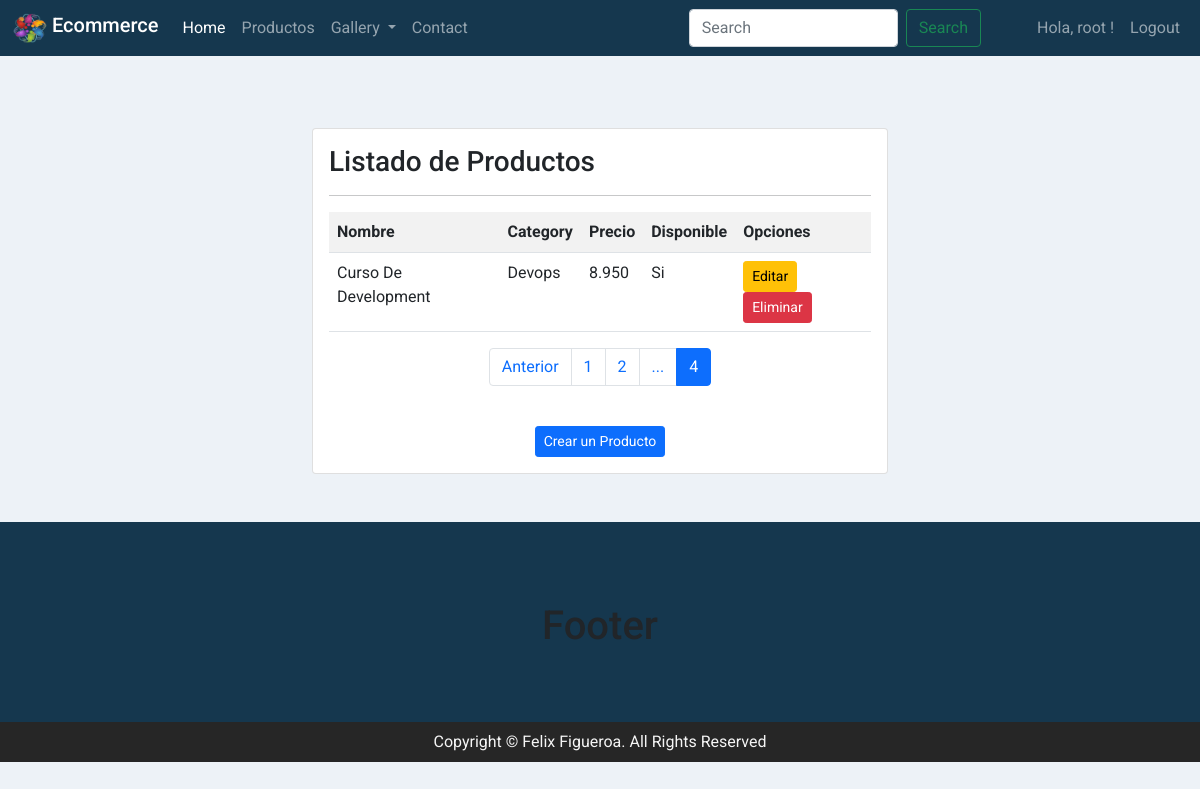
The page /listar-productos?page=4 (signed in) on the database as committed earlier.
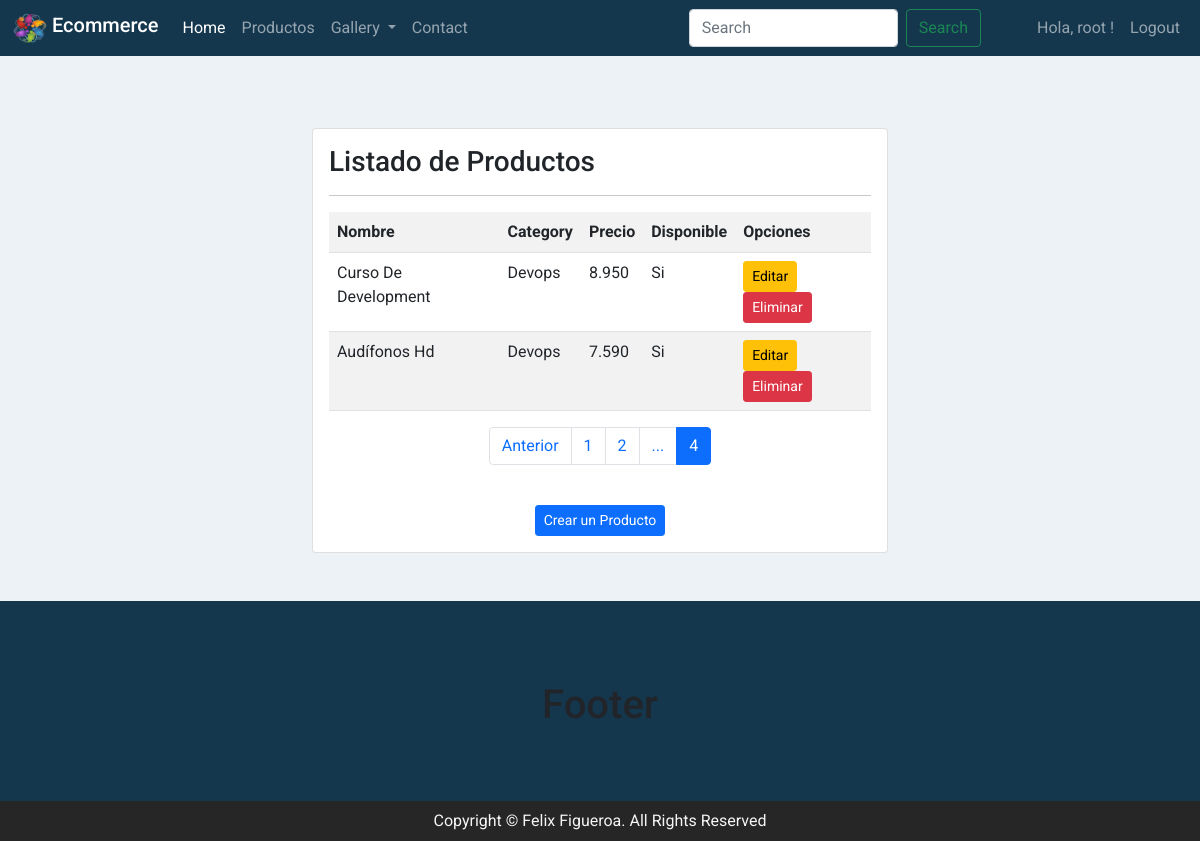
The same page on the database as committed later.
### app1/models.py (models this page shows, shortened)
class Producto(models.Model):
    nombre = models.CharField(max_length=50)
    category = models.ForeignKey(Category, on_delete=models.PROTECT)
    precio = models.IntegerField()
    description = models.TextField()
    disponible = models.BooleanField()
    fecha_fabricacion = models.DateTimeField()
    imagen = models.ImageField(upload_to="productos",null=True)
    '''Cuando agregamos un nuevo campo al modelo existente,
    debe ser null o al menos debe tener un valor por defecto,
    porque ya hay datos almacenados en el modelo'''

class Category(models.Model):
    nombre = models.CharField(max_length=50)
    def __str__(self):
        return self.nombre

### app1/views.py (the view)
@permission_required('app1.view_producto')
def listar_productos(request):
    productos = Producto.objects.all()
    page = request.GET.get('page', 1)
    try:
        paginator = Paginator(productos, 4)
        productos = paginator.page(page)
    except:
        raise Http404
    data = {
        'entity': productos,
        'paginator': paginator
    }
    return render(request, 'producto/listar.html', data)

### app1/templates/producto/listar.html (shortened to what this page needs)
{% extends 'app/base.html' %}
{% block contenido %}
{% load humanize %}
<div class="row">
    <div class="col"></div>
    <div class="col-12 col-md-6">
        <div class="card">
            <div class="card-body">
                <h3>Listado de Productos</h3>
                <hr>
                <div class="table-responsive-sm">
                    <table class="table table-striped table-hover">
                        <tr>
                            <th>Nombre</th>
                            <th>Category</th>
                            <th>Precio</th>
                            <th>Disponible</th>
                            <th>Opciones</th>
                        </tr>
                        {% for p in entity %}
                        <tr>
                            <td>{{p.nombre | title}}</td>
                            <td>{{p.category | capfirst}}</td>
                            <td>{{p.precio | intcomma }}</td>
                            <td>
                                {% if p.disponible %}
                                    Si
                                {% else %}
                                    No
                                {% endif %}
                            </td>
                            <td>
                                {% if perms.app1.change_producto %}
                                <a href="{% url 'modificar_producto' p.id %}" class= "btn btn-warning btn-sm">Editar</a>
                                {% endif %}
                                {% if perms.app1.delete_producto %}
                                <a href="#" onclick="eliminarProducto({{ p.id }})" class="btn btn-danger btn-sm">Eliminar</a>
                                {% endif %}
                            </td>
                        {% endfor %}
                    </table>
                    <div>
                        {% include 'app/paginator.html' %}
                    </div>
                </div>
                <br>
                <div class="d-flex justify-content-center">
                    {% if perms.app1.add_producto %}
                    <a class="btn btn-primary btn-sm" href="{% url 'agregar_producto' %}">Crear un Producto</a>
                    {% endif %}
                </div>
            </div>
        </div>
    </div>
    <div class="col"></div>
</div>
{% endblock %}

Rows that differ between the two databases and show on the page:
added Producto: nombre "Audífonos Hd", category "Devops", precio "7.590", disponible "Si"
